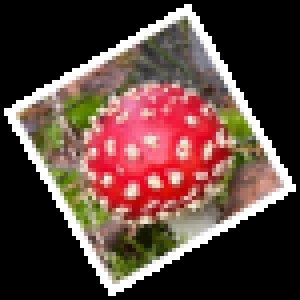
#> input picture ceng466/THE1_Images/ratio_4_degree_30.png, 75 x 75 px (shown 4 times larger)
$ python den.py
#> lines starting #> are read from the running program, lines starting #| are printed output that depends on the picture
import cv2
import numpy as np

# Load the image from the path
img = cv2.imread('THE1_Images/ratio_4_degree_30.png')
#> img is the input picture: shape (75, 75, 3); mean B, G, R 59.6, 66, 91


if img is None:
    print("Image not found, please check the path!")
else:
    # Display the original image
    cv2.imshow('Original', img)
    cv2.waitKey(0)
    # Rotate the image by 30 degrees clockwise
    # Get image dimensions
    (h, w) = img.shape[:2]
#> h = 75; w = 75
    center = (w // 2, h // 2)
#> center = (37, 37)

    # Define the rotation matrix for 30-degree clockwise rotation (-30 degrees)
    rotation_matrix = cv2.getRotationMatrix2D(center, -30, 1.0)

    # Perform the affine transformation (rotation)
    rotated_img = cv2.warpAffine(img, rotation_matrix, (w, h))
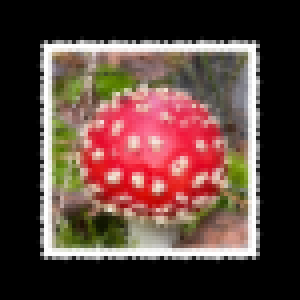
#> rotated_img: shape (75, 75, 3) (shown 4 times larger); mean B, G, R 59.6, 65.9, 91

    # Display the rotated image
    cv2.imshow('Rotated', rotated_img)
    cv2.waitKey(0)

    scale = 2
    # Resize the rotated image using bilinear interpolation (2x scaling)
    linear_scaled = cv2.resize(rotated_img, None, fx=scale, fy=scale, interpolation=cv2.INTER_LINEAR)
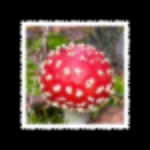
#> linear_scaled: shape (150, 150, 3); mean B, G, R 59.6, 65.9, 91

    # Resize the rotated image using bicubic interpolation (2x scaling)
    cubic_scaled = cv2.resize(rotated_img, None, fx=scale, fy=scale, interpolation=cv2.INTER_CUBIC)


    print("\nScaled Image with Bilinear Interpolation (2x):")
    cv2.imshow('Bilinear Interpolation', linear_scaled)
    cv2.waitKey(0)

    print("\nScaled Image with Bicubic Interpolation (2x):")
    cv2.imshow('Bicubic Interpolation', cubic_scaled)
    cv2.waitKey(0)
    # Wait for any key press to close the images
    cv2.waitKey(0)
    cv2.destroyAllWindows()

$ run again, with ceng466/THE1_Images/ratio_8_degree_45.png copied over ceng466/THE1_Images/ratio_4_degree_30.png
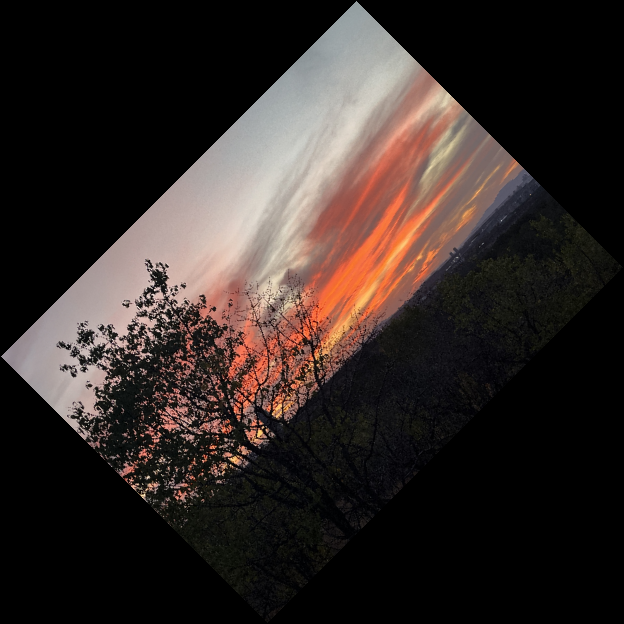
#> input picture ceng466/THE1_Images/ratio_8_degree_45.png, 624 x 624 px
#> img is the input picture: shape (624, 624, 3); mean B, G, R 38.5, 41.7, 51.1
#> `rotated_img = cv2.warpAffine(img, rotation_matrix, (w, h))`:
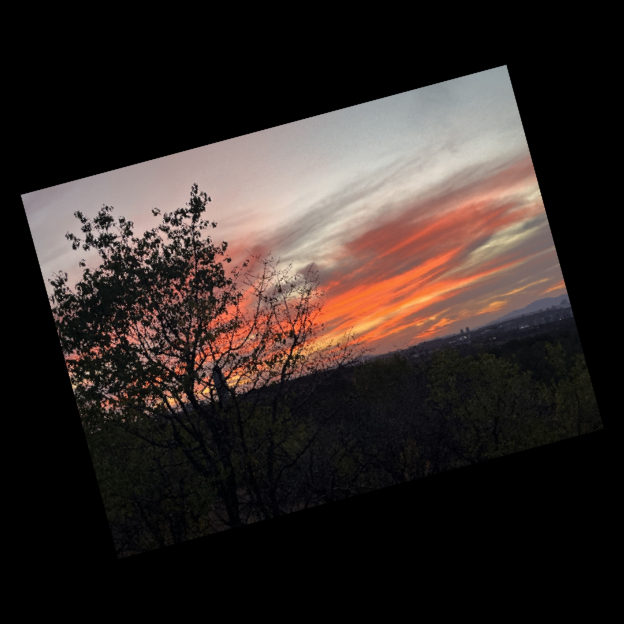
#> rotated_img: shape (624, 624, 3); mean B, G, R 38.5, 41.7, 51.1

$ run again, with ceng466/THE1_Images/q1_1.png copied over ceng466/THE1_Images/ratio_4_degree_30.png
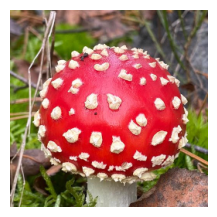
#> input picture ceng466/THE1_Images/q1_1.png, 217 x 217 px
#> img is the input picture: shape (217, 217, 3); mean B, G, R 113.7, 126.1, 174.4
#> `rotated_img = cv2.warpAffine(img, rotation_matrix, (w, h))`:
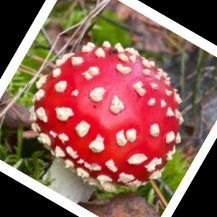
#> rotated_img: shape (217, 217, 3); mean B, G, R 85.3, 96.3, 143.3
#> `linear_scaled = cv2.resize(rotated_img, None, fx=scale, fy=scale, inte..`:
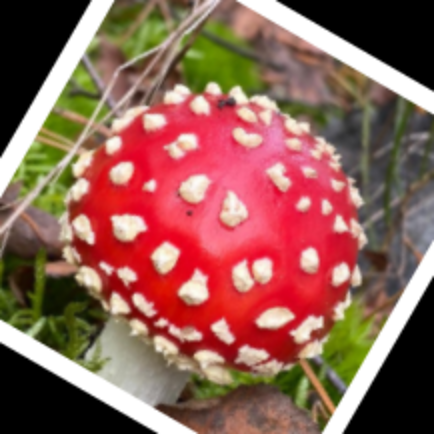
#> linear_scaled: shape (434, 434, 3); mean B, G, R 85.3, 96.3, 143.2

$ run again, with ceng466/THE1_Images/cat.jpg saved as ceng466/THE1_Images/ratio_4_degree_30.png
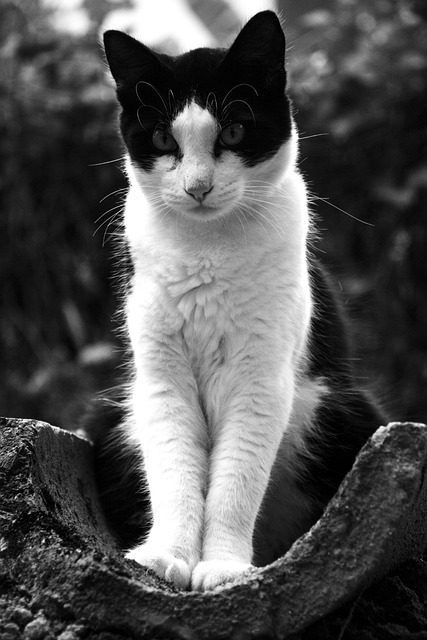
#> input picture ceng466/THE1_Images/cat.jpg, 427 x 640 px
#> img is the input picture: shape (640, 427, 3); min 0, max 255, mean 83
#> `rotated_img = cv2.warpAffine(img, rotation_matrix, (w, h))`:
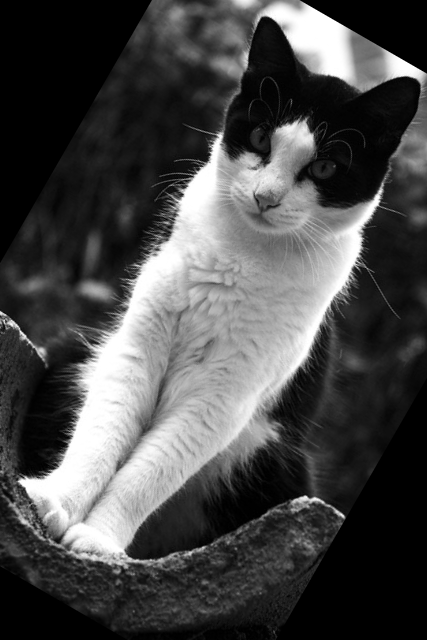
#> rotated_img: shape (640, 427, 3); min 0, max 255, mean 73.2
